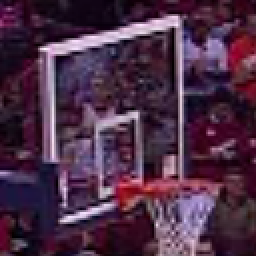
%> input picture samples_ICASSP13/patch1.png, 128 x 128 px (shown 2 times larger)
$ octave --eval "result = rrqr1(imread('samples_ICASSP13/patch1.png'));"   (GNU Octave 9; MATLAB toolbox functions it lacks are replaced by stand-ins)
%> lines starting %> are read from the running program, lines starting %| are printed output that depends on the picture
function z = rrqr1(f)
g = double(rgb2gray(f));
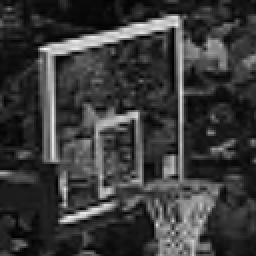
%> g: size 128x128 double (shown 2 times larger); min 0, max 250, mean 57.9
f = double(f);
%% set parameters
pg = 5;
ps = 9;
pk = 9;
thresh = 15;
sigma2 = 3^2;
%% compute gradient field for luminance
[xg yg] = meshgrid(-(pg-1)/2:(pg-1)/2);
Wg = exp(-.5 / .4^2 * (xg.^2 + yg.^2));
Cg = [xg(:) yg(:)];
WCg = [xg(:).*Wg(:) yg(:).*Wg(:)];
Xg = (Cg' * WCg) \ WCg';
gx = imfilter(g, reshape(Xg(1,:),[pg pg]), 'symmetric', 'same', 'corr');
gy = imfilter(g, reshape(Xg(2,:),[pg pg]), 'symmetric', 'same', 'corr');
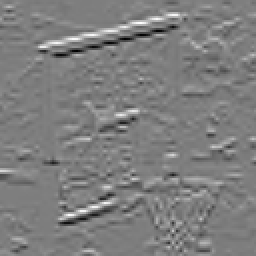
%> gy: size 128x128 double (shown 2 times larger); min -112.7, max 115, mean 0.2; drawn with min black and max white
%% compute structure tensor field
[xs ys] = meshgrid(-(ps-1)/2:(ps-1)/2);
Ws = exp(-.5 / 3^2 * (xs.^2 + ys.^2));
Ws = Ws ./ sum(Ws(:));
s1 = imfilter(gx .* gx, Ws, 'symmetric', 'same', 'corr');
s2 = imfilter(gx .* gy, Ws, 'symmetric', 'same', 'corr');
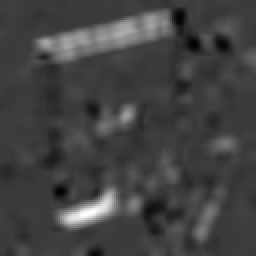
%> s2: size 128x128 double (shown 2 times larger); min -231.9, max 756.3, mean 28.2; drawn with min black and max white
s4 = imfilter(gy .* gy, Ws, 'symmetric', 'same', 'corr');
%% compute structure spectrum for all pixels
delta_sq = sqrt((s1 - s4).^2 + 4 * s2.^2);
e1 = .5 * abs(s1+s4 + delta_sq);
e2 = .5 * abs(s1+s4 - delta_sq);
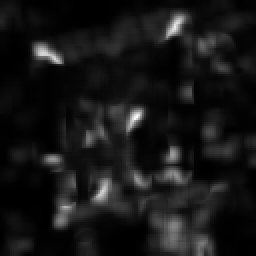
%> e2: size 128x128 double (shown 2 times larger); min 0.119, max 1025.4, mean 91.7; drawn with min black and max white
u2 = (e1 - s1) ./ s2;
temp = sqrt(1 + u2.^2);
u1 = 1  ./ temp;
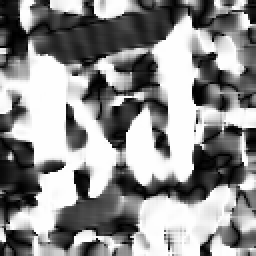
%> u1: size 128x128 double (shown 2 times larger); min 3.38e-05, max 1, mean 0.56
u2 = u2 ./ temp;
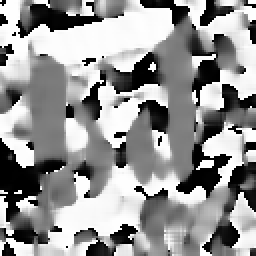
%> u2: size 128x128 double (shown 2 times larger); min -1, max 1, mean 0.175; drawn with min black and max white
%% compute kernel variance
alpha = ((e1 - e2)./(e1 + e2)).^2 .* (e1 .* e2).^.4;
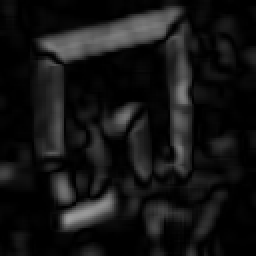
%> alpha: size 128x128 double (shown 2 times larger); min 1.82e-05, max 157.8, mean 21.1
e1 = min(e1, 10 * alpha * sigma2);
%% rank-reduced regression
[xk yk] = meshgrid(-(pk-1)/2:(pk-1)/2);
%> (the run ends here)

$ run again, on samples_ICASSP13/patch2.png
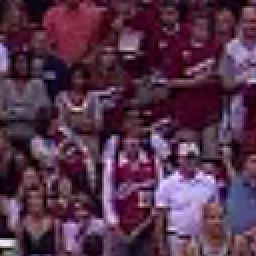
%> input picture samples_ICASSP13/patch2.png, 128 x 128 px (shown 2 times larger)
%> in rrqr1, `u1 = 1  ./ temp;`:
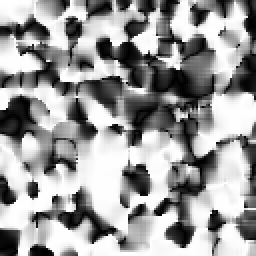
%> u1: size 128x128 double (shown 2 times larger); min 3.49e-05, max 1, mean 0.612
%> in rrqr1, `u2 = u2 ./ temp;`:
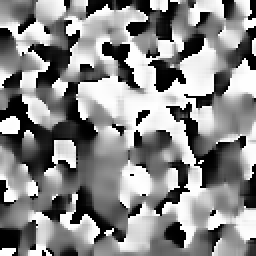
%> u2: size 128x128 double (shown 2 times larger); min -1, max 1, mean 0.0792; drawn with min black and max white

$ run again, on samples_ICASSP13/patch3.png
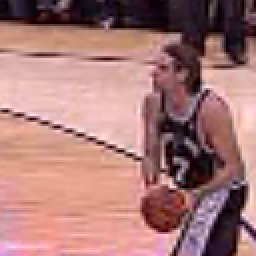
%> input picture samples_ICASSP13/patch3.png, 128 x 128 px (shown 2 times larger)
%> in rrqr1, `u2 = u2 ./ temp;`:
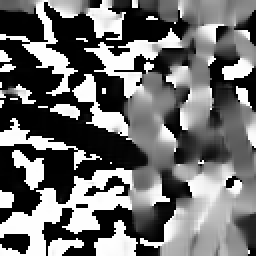
%> u2: size 128x128 double (shown 2 times larger); min -1, max 1, mean -0.126; drawn with min black and max white
%> in rrqr1, `alpha = ((e1 - e2)./(e1 + e2)).^2 .* (e1 .* e2).^.4;`:
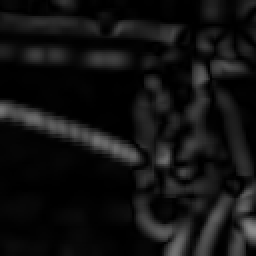
%> alpha: size 128x128 double (shown 2 times larger); min 0.00055, max 140.9, mean 18.4

$ run again, on samples_ICASSP13/patch4.png
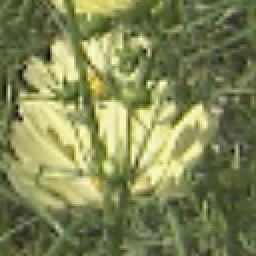
%> input picture samples_ICASSP13/patch4.png, 128 x 128 px (shown 2 times larger)
%> in rrqr1, `alpha = ((e1 - e2)./(e1 + e2)).^2 .* (e1 .* e2).^.4;`:
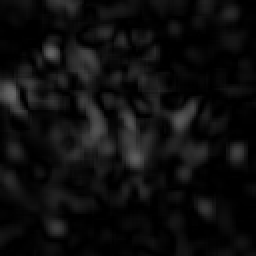
%> alpha: size 128x128 double (shown 2 times larger); min 0.00138, max 103.4, mean 14.6
